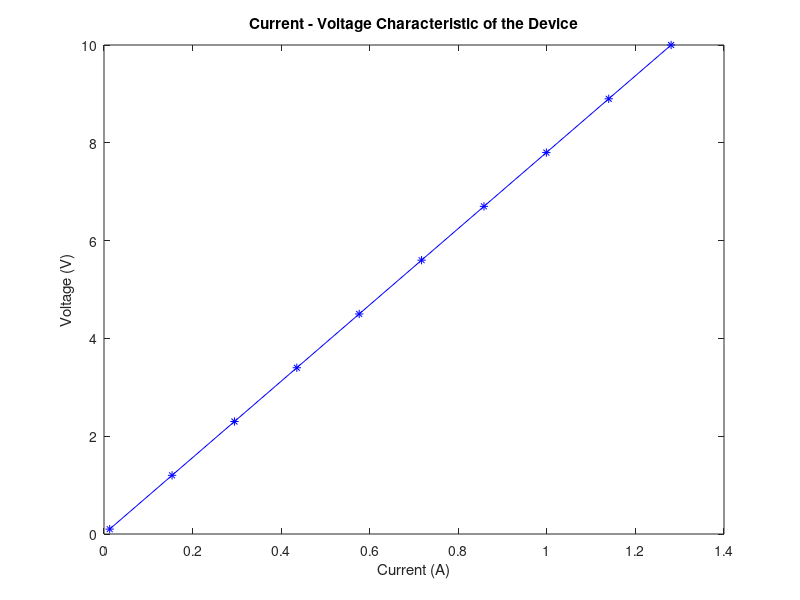

Write the MATLAB code that produced this figure.
%{
ELEC 4700: Assignment 2
William Fraser
101001393
%}

%{
        L - (i) 
     W   ___________________________
     |  |1 8                        |
    (j) |2 ?                        |
        |3                          |
        |4                          |
        |5                          | 
        |6                          | 
        |7__________________________|
%}

W = 20;
L = 40;

cmap = ones(W,L);
contactsCond = 10^(-2);
cmap(1:8,15:25) = contactsCond;
cmap(12:20,15:25) = contactsCond;

G = zeros(W*L);
B = zeros(1,W*L);

voltSweep = linspace(0.1,10,10);
xCurrentDensity = zeros(10,1);

for sweeper = 1:10
    display(['Voltage = ',num2str(voltSweep(sweeper)),'V'])
    for i = 1:L
        for j = 1:W
            n = j + (i-1)*W;
            if(i==1)
                G(n,:) = 0;
                G(n,n) = 1;
                B(n) = voltSweep(sweeper);
            elseif(i==L)
                G(n,:) = 0;
                G(n,n) = 1;
            elseif(j==1)
                nxm = j + (i-2)*W;
                nxp = j + i*W;
                nyp = j + 1 + (i-1)*W;

                resXM = (cmap(j,i)+cmap(j,i-1))/2;
                resXP = (cmap(j,i)+cmap(j,i+1))/2;
                resYP = (cmap(j,i)+cmap(j+1,i))/2;

                G(n,n) = -(resXM+resXP+resYP);
                G(n,nxm) = resXM;
                G(n,nxp) = resXP;
                G(n,nyp) = resYP;
            elseif(j==W)
                nxm = j + (i-2)*W;
                nxp = j + i*W;
                nym = j-1 + (i-1)*W;

                resXM = (cmap(j,i)+cmap(j,i-1))/2;
                resXP = (cmap(j,i)+cmap(j,i+1))/2;
                resYM = (cmap(j,i)+cmap(j-1,i))/2;

                G(n,n) = -(resXM+resXP+resYM);
                G(n,nxm) = resXM;
                G(n,nxp) = resXP;
                G(n,nym) = resYM; 
            else
                nxm = j + (i-2)*W;
                nxp = j + i*W;
                nym = j-1 + (i-1)*W;
                nyp = j + 1 + (i-1)*W;

                resXM = (cmap(j,i)+cmap(j,i-1))/2;
                resXP = (cmap(j,i)+cmap(j,i+1))/2;
                resYM = (cmap(j,i)+cmap(j-1,i))/2;
                resYP = (cmap(j,i)+cmap(j+1,i))/2;

                G(n,n) = -(resXM+resXP+resYM+resYP);
                G(n,nxm) = resXM;
                G(n,nxp) = resXP;
                G(n,nyp) = resYM;
                G(n,nym) = resYP; 
            end
        end
    end

    T = G\B';

    voltage = zeros(W,L);
    row = 1;
    column = 1;

    for loop = 1:length(T)
        voltage(row,column) = T(loop);
        if(row == W)
            row = 1;
            column = column + 1;
        else
            row = row + 1;
        end
    end

    for j = 1:L
        for i = 1:W
            if i == 1
                dropY(i, j) = (voltage(i + 1, j) - voltage(i, j))/5;
            elseif i == W
                dropY(i, j) = (voltage(i, j) - voltage(i - 1, j))/5;
            else
                dropY(i, j) = (voltage(i + 1, j) - voltage(i - 1, j))/10;
            end
            if j == 1
                dropX(i, j) = (voltage(i, j + 1) - voltage(i, j))/5;
            elseif j == L
                dropX(i, j) = (voltage(i, j) - voltage(i, j - 1))/5;
            else
                dropX(i, j) = (voltage(i, j + 1) - voltage(i, j - 1))/10;
            end
        end
    end

    dropX = -dropX;
    dropY = -dropY;

    x = zeros(L*W,1);
    y = zeros(L*W,1);
    index = 1;

    for i = 1:W
        for j = 1:L
            x(index) = j;
            y(index) = i;
            Evector(index,1) = dropX(i,j);
            Evector(index,2) = dropY(i,j);
            Cvector(index,1) = cmap(i,j);
            index = index + 1;
        end
    end

    Xcurrent = Cvector.*Evector(:,1);
    Ycurrent = Cvector.*Evector(:,2);
    
    xCurrentDensity(sweeper) = mean(Xcurrent);
end

current = xCurrentDensity*100;
figure(1)
plot(current,voltSweep,'-*b')
xlabel('Current (A)')
ylabel('Voltage (V)')
title('Current - Voltage Characteristic of the Device')

R3 = (voltSweep(10)-voltSweep(1))/(current(10)-current(1));